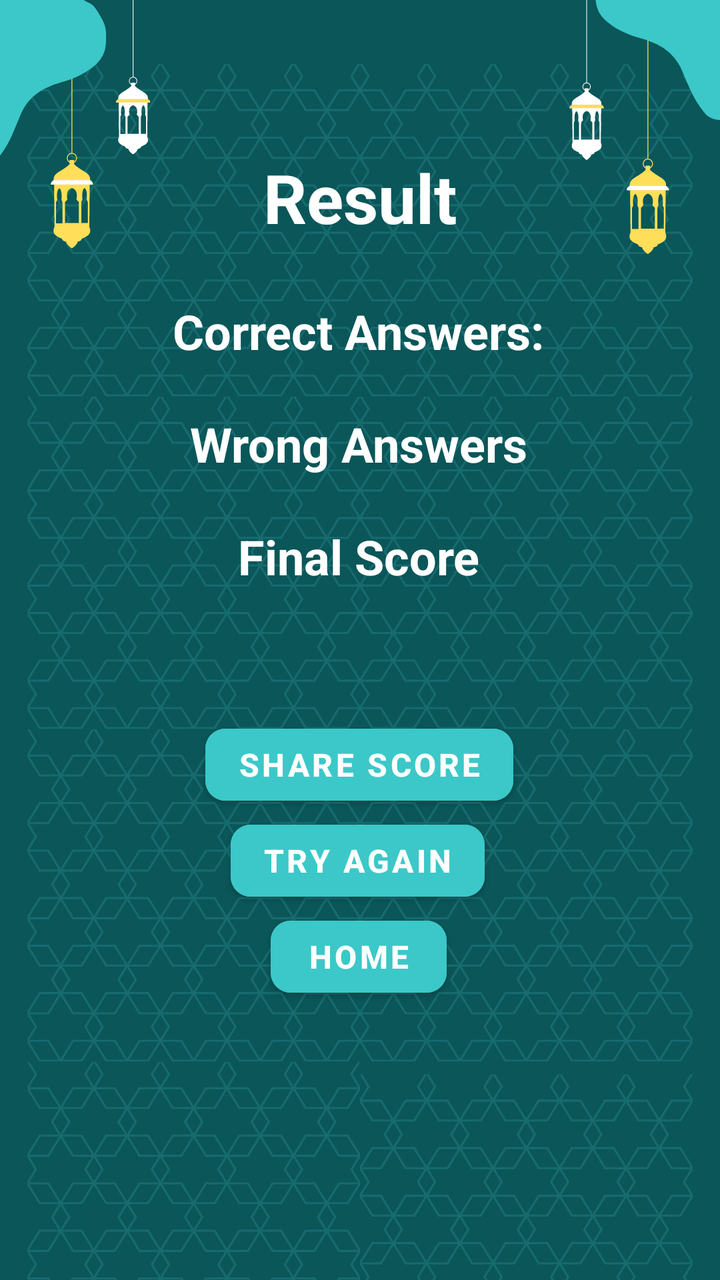
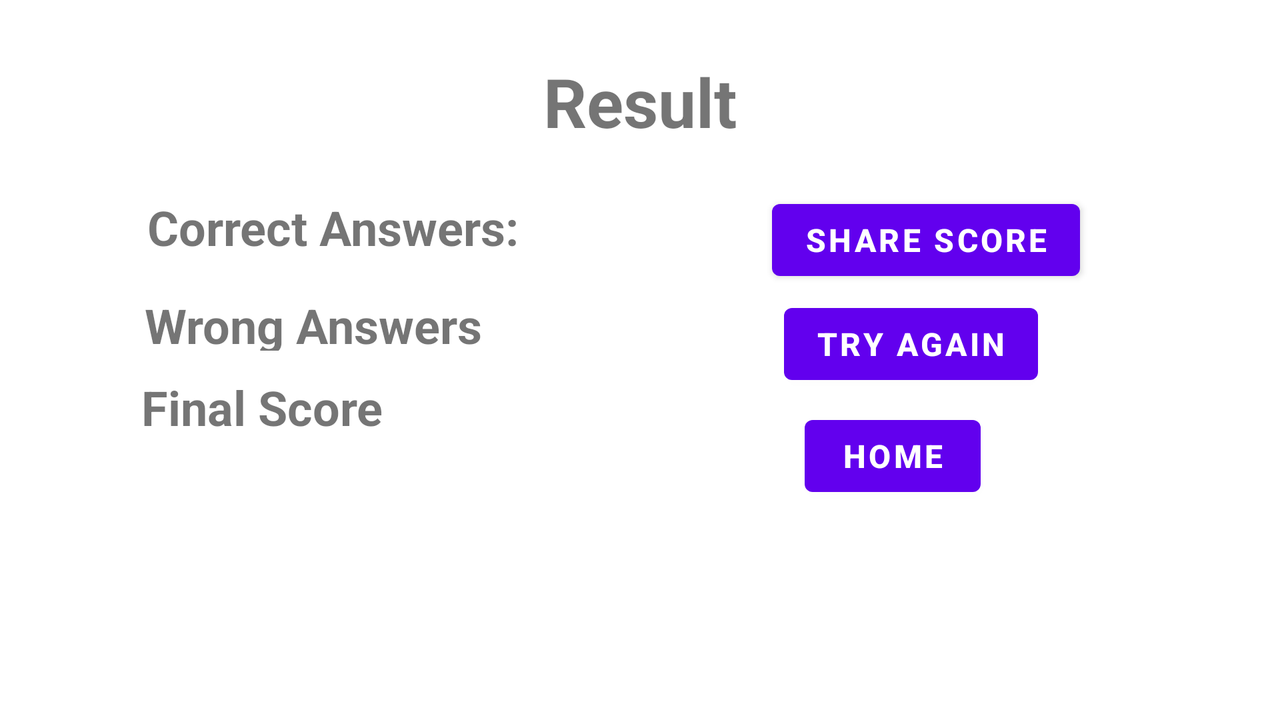

One screen, two layout resources from the same app: the default and the repository's alternative for another configuration. Each is rendered where Android would select it; the XML of both is given below.
<!-- AndroidManifest.xml: application theme Theme.MakharijulHuruf -->
<!-- res/layout/activity_result.xml -->
<?xml version="1.0" encoding="utf-8"?>
<androidx.constraintlayout.widget.ConstraintLayout xmlns:android="http://schemas.android.com/apk/res/android"
    xmlns:app="http://schemas.android.com/apk/res-auto"
    xmlns:tools="http://schemas.android.com/tools"
    android:layout_width="match_parent"
    android:layout_height="match_parent"
    android:background="@drawable/background3"
    tools:context=".result">

    <TextView
        android:id="@+id/textView3"
        android:layout_width="wrap_content"
        android:layout_height="wrap_content"
        android:layout_marginTop="76dp"
        android:text="Result"
        android:textColor="#FFFFFF"
        android:textSize="34sp"
        android:textStyle="bold"
        app:layout_constraintEnd_toEndOf="parent"
        app:layout_constraintStart_toStartOf="parent"
        app:layout_constraintTop_toTopOf="parent" />

    <TextView
        android:id="@+id/correct"
        android:layout_width="wrap_content"
        android:layout_height="wrap_content"
        android:layout_marginTop="28dp"
        android:text="Correct Answers:"
        android:textColor="#FFFFFF"
        android:textSize="24sp"
        android:textStyle="bold"
        app:layout_constraintEnd_toEndOf="parent"
        app:layout_constraintHorizontal_bias="0.497"
        app:layout_constraintStart_toStartOf="parent"
        app:layout_constraintTop_toBottomOf="@+id/textView3" />

    <TextView
        android:id="@+id/wrong"
        android:layout_width="wrap_content"
        android:layout_height="wrap_content"
        android:layout_marginTop="24dp"
        android:text="Wrong Answers"
        android:textColor="#FFFFFF"
        android:textSize="24sp"
        android:textStyle="bold"
        app:layout_constraintEnd_toEndOf="parent"
        app:layout_constraintHorizontal_bias="0.497"
        app:layout_constraintStart_toStartOf="parent"
        app:layout_constraintTop_toBottomOf="@+id/correct" />

    <TextView
        android:id="@+id/finalscore"
        android:layout_width="wrap_content"
        android:layout_height="wrap_content"
        android:layout_marginTop="24dp"
        android:text="Final Score"
        android:textColor="#FFFFFF"
        android:textSize="24sp"
        android:textStyle="bold"
        app:layout_constraintEnd_toEndOf="parent"
        app:layout_constraintHorizontal_bias="0.498"
        app:layout_constraintStart_toStartOf="parent"
        app:layout_constraintTop_toBottomOf="@+id/wrong" />

    <Button
        android:id="@+id/share"
        android:layout_width="wrap_content"
        android:layout_height="wrap_content"
        android:layout_marginTop="64dp"
        android:backgroundTint="#3cc8c8"
        android:text="Share Score"
        android:textSize="16sp"
        android:textStyle="bold"
        app:cornerRadius="10dp"
        app:layout_constraintEnd_toEndOf="parent"
        app:layout_constraintHorizontal_bias="0.498"
        app:layout_constraintStart_toStartOf="parent"
        app:layout_constraintTop_toBottomOf="@+id/finalscore" />

    <Button
        android:id="@+id/btnRestart"
        android:layout_width="wrap_content"
        android:layout_height="wrap_content"
        android:backgroundTint="#3cc8c8"
        android:text="Try Again"
        android:textSize="16sp"
        android:textStyle="bold"
        app:cornerRadius="10dp"
        app:layout_constraintEnd_toEndOf="parent"
        app:layout_constraintHorizontal_bias="0.495"
        app:layout_constraintStart_toStartOf="parent"
        app:layout_constraintTop_toBottomOf="@+id/share" />

    <Button
        android:id="@+id/home"
        android:layout_width="wrap_content"
        android:layout_height="wrap_content"
        android:backgroundTint="#3cc8c8"
        android:text="Home"
        android:textSize="16sp"
        android:textStyle="bold"
        app:cornerRadius="10dp"
        app:layout_constraintEnd_toEndOf="parent"
        app:layout_constraintHorizontal_bias="0.498"
        app:layout_constraintStart_toStartOf="parent"
        app:layout_constraintTop_toBottomOf="@+id/btnRestart" />
</androidx.constraintlayout.widget.ConstraintLayout>
<!-- resources referenced by this layout -->
<resources>
  <!-- drawable background3: png bitmap (drawable, 245009 bytes) -->
  <style name="Theme.MakharijulHuruf" parent="Theme.MaterialComponents.DayNight.DarkActionBar">
          
          <item name="colorPrimary">@color/purple_500</item>
          <item name="colorPrimaryVariant">@color/purple_700</item>
          <item name="colorOnPrimary">@color/white</item>
          
          <item name="colorSecondary">@color/teal_200</item>
          <item name="colorSecondaryVariant">@color/teal_700</item>
          <item name="colorOnSecondary">@color/black</item>
          
          <item name="android:statusBarColor" tools:targetApi="l">?attr/colorPrimaryVariant</item>
          
      </style>
</resources>
<!-- res/layout-land/activity_result.xml (the repository's variant of the layout above) -->
<!-- drawn on the phone turned sideways -->
<?xml version="1.0" encoding="utf-8"?>
<androidx.constraintlayout.widget.ConstraintLayout xmlns:android="http://schemas.android.com/apk/res/android"
    xmlns:app="http://schemas.android.com/apk/res-auto"
    xmlns:tools="http://schemas.android.com/tools"
    android:layout_width="match_parent"
    android:layout_height="match_parent"
    tools:context=".result">

    <TextView
        android:id="@+id/textView3"
        android:layout_width="wrap_content"
        android:layout_height="wrap_content"
        android:layout_marginTop="28dp"
        android:text="Result"
        android:textSize="34sp"
        android:textStyle="bold"
        app:layout_constraintEnd_toEndOf="parent"
        app:layout_constraintStart_toStartOf="parent"
        app:layout_constraintTop_toTopOf="parent" />

    <TextView
        android:id="@+id/correct"
        android:layout_width="212dp"
        android:layout_height="37dp"
        android:layout_marginTop="24dp"
        android:text="Correct Answers:"
        android:textSize="24sp"
        android:textStyle="bold"
        app:layout_constraintEnd_toEndOf="parent"
        app:layout_constraintHorizontal_bias="0.172"
        app:layout_constraintStart_toStartOf="parent"
        app:layout_constraintTop_toBottomOf="@+id/textView3" />

    <TextView
        android:id="@+id/wrong"
        android:layout_width="204dp"
        android:layout_height="29dp"
        android:layout_marginTop="12dp"
        android:text="Wrong Answers"
        android:textSize="24sp"
        android:textStyle="bold"
        app:layout_constraintEnd_toEndOf="parent"
        app:layout_constraintHorizontal_bias="0.166"
        app:layout_constraintStart_toStartOf="parent"
        app:layout_constraintTop_toBottomOf="@+id/correct" />

    <TextView
        android:id="@+id/finalscore"
        android:layout_width="174dp"
        android:layout_height="32dp"
        android:layout_marginTop="12dp"
        android:text="Final Score"
        android:textSize="24sp"
        android:textStyle="bold"
        app:layout_constraintEnd_toEndOf="parent"
        app:layout_constraintHorizontal_bias="0.152"
        app:layout_constraintStart_toStartOf="parent"
        app:layout_constraintTop_toBottomOf="@+id/wrong" />

    <Button
        android:id="@+id/share"
        android:layout_width="wrap_content"
        android:layout_height="wrap_content"
        android:layout_marginTop="96dp"
        android:text="Share Score"
        android:textSize="16sp"
        android:textStyle="bold"
        app:layout_constraintEnd_toEndOf="parent"
        app:layout_constraintStart_toEndOf="@+id/correct"
        app:layout_constraintTop_toTopOf="parent" />

    <Button
        android:id="@+id/btnRestart"
        android:layout_width="wrap_content"
        android:layout_height="wrap_content"
        android:layout_marginTop="4dp"
        android:text="Try Again"
        android:textSize="16sp"
        android:textStyle="bold"
        app:layout_constraintEnd_toEndOf="parent"
        app:layout_constraintHorizontal_bias="0.549"
        app:layout_constraintStart_toEndOf="@+id/finalscore"
        app:layout_constraintTop_toBottomOf="@+id/share" />

    <Button
        android:id="@+id/home"
        android:layout_width="wrap_content"
        android:layout_height="wrap_content"
        android:layout_marginTop="8dp"
        android:text="Home"
        android:textSize="16sp"
        android:textStyle="bold"
        app:layout_constraintEnd_toEndOf="parent"
        app:layout_constraintHorizontal_bias="0.729"
        app:layout_constraintStart_toStartOf="parent"
        app:layout_constraintTop_toBottomOf="@+id/btnRestart" />
</androidx.constraintlayout.widget.ConstraintLayout>
<!-- resources referenced by the variant -->
<!-- as the phone turned sideways resolves them -->
<resources>
  <style name="Theme.MakharijulHuruf" parent="Theme.MaterialComponents.DayNight.DarkActionBar">
          
          <item name="colorPrimary">@color/purple_500</item>
          <item name="colorPrimaryVariant">@color/purple_700</item>
          <item name="colorOnPrimary">@color/white</item>
          
          <item name="colorSecondary">@color/teal_200</item>
          <item name="colorSecondaryVariant">@color/teal_700</item>
          <item name="colorOnSecondary">@color/black</item>
          
          <item name="android:statusBarColor" tools:targetApi="l">?attr/colorPrimaryVariant</item>
          
      </style>
</resources>
